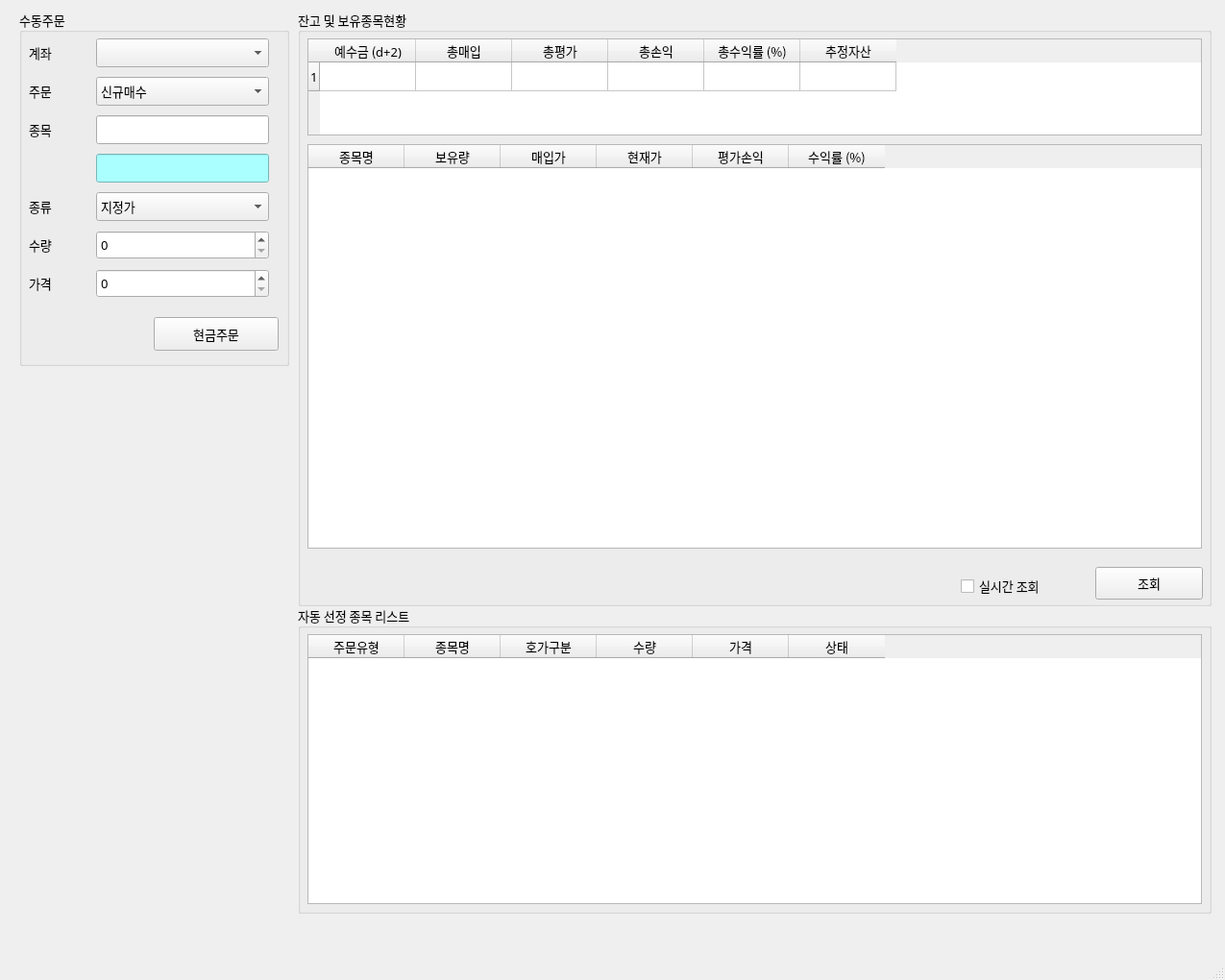
<?xml version="1.0" encoding="UTF-8"?>
<ui version="4.0">
 <class>MainWindow</class>
 <widget class="QMainWindow" name="MainWindow">
  <property name="geometry">
   <rect>
    <x>0</x>
    <y>0</y>
    <width>1275</width>
    <height>1020</height>
   </rect>
  </property>
  <property name="sizePolicy">
   <sizepolicy hsizetype="Preferred" vsizetype="Preferred">
    <horstretch>0</horstretch>
    <verstretch>0</verstretch>
   </sizepolicy>
  </property>
  <property name="windowTitle">
   <string>PyTrader v0.4</string>
  </property>
  <property name="windowIcon">
   <iconset>
    <normaloff>../PyQt/Qt_Designer/pytrader.ico</normaloff>../PyQt/Qt_Designer/pytrader.ico</iconset>
  </property>
  <widget class="QWidget" name="centralwidget">
   <widget class="QGroupBox" name="groupbox">
    <property name="geometry">
     <rect>
      <x>20</x>
      <y>10</y>
      <width>281</width>
      <height>371</height>
     </rect>
    </property>
    <property name="font">
     <font>
      <family>Agency FB</family>
      <pointsize>10</pointsize>
     </font>
    </property>
    <property name="title">
     <string>수동주문</string>
    </property>
    <widget class="QLabel" name="label">
     <property name="geometry">
      <rect>
       <x>10</x>
       <y>30</y>
       <width>50</width>
       <height>30</height>
      </rect>
     </property>
     <property name="text">
      <string>계좌</string>
     </property>
    </widget>
    <widget class="QLabel" name="label_2">
     <property name="geometry">
      <rect>
       <x>10</x>
       <y>70</y>
       <width>50</width>
       <height>30</height>
      </rect>
     </property>
     <property name="text">
      <string>주문</string>
     </property>
    </widget>
    <widget class="QLabel" name="label_3">
     <property name="geometry">
      <rect>
       <x>10</x>
       <y>110</y>
       <width>50</width>
       <height>30</height>
      </rect>
     </property>
     <property name="text">
      <string>종목</string>
     </property>
    </widget>
    <widget class="QLabel" name="label_4">
     <property name="geometry">
      <rect>
       <x>10</x>
       <y>190</y>
       <width>50</width>
       <height>30</height>
      </rect>
     </property>
     <property name="text">
      <string>종류</string>
     </property>
    </widget>
    <widget class="QLabel" name="label_5">
     <property name="geometry">
      <rect>
       <x>10</x>
       <y>230</y>
       <width>50</width>
       <height>30</height>
      </rect>
     </property>
     <property name="text">
      <string>수량</string>
     </property>
    </widget>
    <widget class="QLabel" name="label_6">
     <property name="geometry">
      <rect>
       <x>10</x>
       <y>270</y>
       <width>50</width>
       <height>30</height>
      </rect>
     </property>
     <property name="text">
      <string>가격</string>
     </property>
    </widget>
    <widget class="QComboBox" name="comboBox_Acc">
     <property name="geometry">
      <rect>
       <x>80</x>
       <y>30</y>
       <width>180</width>
       <height>30</height>
      </rect>
     </property>
    </widget>
    <widget class="QComboBox" name="comboBox_order_type">
     <property name="geometry">
      <rect>
       <x>80</x>
       <y>70</y>
       <width>180</width>
       <height>30</height>
      </rect>
     </property>
     <item>
      <property name="text">
       <string>신규매수</string>
      </property>
     </item>
     <item>
      <property name="text">
       <string>신규매도</string>
      </property>
     </item>
     <item>
      <property name="text">
       <string>매수취소</string>
      </property>
     </item>
     <item>
      <property name="text">
       <string>매도취소</string>
      </property>
     </item>
    </widget>
    <widget class="QComboBox" name="comboBox_hoga">
     <property name="geometry">
      <rect>
       <x>80</x>
       <y>190</y>
       <width>180</width>
       <height>30</height>
      </rect>
     </property>
     <item>
      <property name="text">
       <string>지정가</string>
      </property>
     </item>
     <item>
      <property name="text">
       <string>시장가</string>
      </property>
     </item>
    </widget>
    <widget class="QLineEdit" name="lineEdit_Stock_Code">
     <property name="geometry">
      <rect>
       <x>80</x>
       <y>110</y>
       <width>180</width>
       <height>30</height>
      </rect>
     </property>
    </widget>
    <widget class="QLineEdit" name="lineEdit_Stock_Code_2">
     <property name="geometry">
      <rect>
       <x>80</x>
       <y>150</y>
       <width>180</width>
       <height>30</height>
      </rect>
     </property>
     <property name="styleSheet">
      <string notr="true">background-color: rgb(170, 255, 255);</string>
     </property>
    </widget>
    <widget class="QSpinBox" name="spinBox_num">
     <property name="geometry">
      <rect>
       <x>80</x>
       <y>230</y>
       <width>180</width>
       <height>30</height>
      </rect>
     </property>
     <property name="maximum">
      <number>1000000</number>
     </property>
    </widget>
    <widget class="QSpinBox" name="spinBox_price">
     <property name="geometry">
      <rect>
       <x>80</x>
       <y>270</y>
       <width>180</width>
       <height>30</height>
      </rect>
     </property>
     <property name="maximum">
      <number>1000000</number>
     </property>
     <property name="singleStep">
      <number>50</number>
     </property>
    </widget>
    <widget class="QPushButton" name="pushButton_order">
     <property name="geometry">
      <rect>
       <x>140</x>
       <y>320</y>
       <width>130</width>
       <height>35</height>
      </rect>
     </property>
     <property name="text">
      <string>현금주문</string>
     </property>
    </widget>
   </widget>
   <widget class="QGroupBox" name="groupBox">
    <property name="geometry">
     <rect>
      <x>310</x>
      <y>10</y>
      <width>951</width>
      <height>621</height>
     </rect>
    </property>
    <property name="sizePolicy">
     <sizepolicy hsizetype="Preferred" vsizetype="Preferred">
      <horstretch>1</horstretch>
      <verstretch>1</verstretch>
     </sizepolicy>
    </property>
    <property name="font">
     <font>
      <family>Agency FB</family>
      <pointsize>10</pointsize>
     </font>
    </property>
    <property name="title">
     <string>잔고 및 보유종목현황</string>
    </property>
    <widget class="QTableWidget" name="tableWidget">
     <property name="geometry">
      <rect>
       <x>10</x>
       <y>30</y>
       <width>931</width>
       <height>101</height>
      </rect>
     </property>
     <property name="sizePolicy">
      <sizepolicy hsizetype="Expanding" vsizetype="Expanding">
       <horstretch>1</horstretch>
       <verstretch>0</verstretch>
      </sizepolicy>
     </property>
     <property name="rowCount">
      <number>1</number>
     </property>
     <row/>
     <column>
      <property name="text">
       <string>예수금 (d+2)</string>
      </property>
     </column>
     <column>
      <property name="text">
       <string>총매입</string>
      </property>
     </column>
     <column>
      <property name="text">
       <string>총평가</string>
      </property>
     </column>
     <column>
      <property name="text">
       <string>총손익</string>
      </property>
     </column>
     <column>
      <property name="text">
       <string>총수익률 (%)</string>
      </property>
     </column>
     <column>
      <property name="text">
       <string>추정자산</string>
      </property>
     </column>
    </widget>
    <widget class="QTableWidget" name="tableWidget_2">
     <property name="geometry">
      <rect>
       <x>10</x>
       <y>140</y>
       <width>931</width>
       <height>421</height>
      </rect>
     </property>
     <column>
      <property name="text">
       <string>종목명</string>
      </property>
     </column>
     <column>
      <property name="text">
       <string>보유량</string>
      </property>
     </column>
     <column>
      <property name="text">
       <string>매입가</string>
      </property>
     </column>
     <column>
      <property name="text">
       <string>현재가</string>
      </property>
     </column>
     <column>
      <property name="text">
       <string>평가손익</string>
      </property>
     </column>
     <column>
      <property name="text">
       <string>수익률 (%)</string>
      </property>
     </column>
    </widget>
    <widget class="QCheckBox" name="checkBox">
     <property name="geometry">
      <rect>
       <x>690</x>
       <y>590</y>
       <width>151</width>
       <height>20</height>
      </rect>
     </property>
     <property name="text">
      <string>실시간 조회</string>
     </property>
    </widget>
    <widget class="QPushButton" name="pushButton_look">
     <property name="geometry">
      <rect>
       <x>830</x>
       <y>580</y>
       <width>112</width>
       <height>34</height>
      </rect>
     </property>
     <property name="text">
      <string>조회</string>
     </property>
    </widget>
   </widget>
   <widget class="QGroupBox" name="groupBox_2">
    <property name="geometry">
     <rect>
      <x>310</x>
      <y>630</y>
      <width>951</width>
      <height>321</height>
     </rect>
    </property>
    <property name="font">
     <font>
      <family>Agency FB</family>
      <pointsize>10</pointsize>
     </font>
    </property>
    <property name="title">
     <string>자동 선정 종목 리스트</string>
    </property>
    <widget class="QTableWidget" name="tableWidget_3">
     <property name="geometry">
      <rect>
       <x>10</x>
       <y>30</y>
       <width>931</width>
       <height>281</height>
      </rect>
     </property>
     <column>
      <property name="text">
       <string>주문유형</string>
      </property>
     </column>
     <column>
      <property name="text">
       <string>종목명</string>
      </property>
     </column>
     <column>
      <property name="text">
       <string>호가구분</string>
      </property>
     </column>
     <column>
      <property name="text">
       <string>수량</string>
      </property>
     </column>
     <column>
      <property name="text">
       <string>가격</string>
      </property>
     </column>
     <column>
      <property name="text">
       <string>상태</string>
      </property>
     </column>
    </widget>
   </widget>
  </widget>
  <widget class="QMenuBar" name="menubar">
   <property name="geometry">
    <rect>
     <x>0</x>
     <y>0</y>
     <width>1275</width>
     <height>21</height>
    </rect>
   </property>
  </widget>
  <widget class="QStatusBar" name="statusbar"/>
 </widget>
 <resources/>
 <connections/>
</ui>
